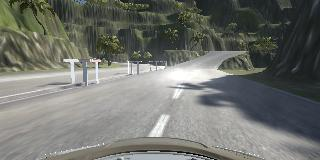
#> input picture center_2024_01_09_20_23_09_166.jpg, 320 x 160 px
$ python -i utils.py   (imports and definitions only)
#> lines starting #> are read from the running program, lines starting #| are printed output that depends on the picture
import cv2, os
import numpy as np
import matplotlib.image as mpimg
import torch
from torch.utils.data import Dataset

IMAGE_HEIGHT, IMAGE_WIDTH, IMAGE_CHANNELS = 66, 200, 3
INPUT_SHAPE = (IMAGE_HEIGHT, IMAGE_WIDTH, IMAGE_CHANNELS)


# [5 lines left out: function load_image, not called in this run]


def crop(image):
    """
    Crop the image (removing the sky at the top and the car front at the bottom)
    """
    return image[60:-25, :, :] # remove the sky and the car front
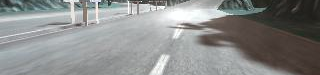
#> returned value: shape (75, 320, 3); mean of channels 0, 1, 2 138.3, 139.4, 138; drawn as B, G, R


def resize(image):
    """
    Resize the image to the input shape used by the network model
    """
    return cv2.resize(image, (IMAGE_WIDTH, IMAGE_HEIGHT), cv2.INTER_AREA)
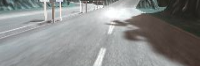
#> returned value: shape (66, 200, 3); mean of channels 0, 1, 2 138.2, 139.3, 137.9; drawn as B, G, R


def rgb2yuv(image):
    """
    Convert the image from RGB to YUV (This is what the NVIDIA model does)
    """
    return cv2.cvtColor(image, cv2.COLOR_RGB2YUV)
#> returned value: shape (66, 200, 3); mean of channels 0, 1, 2 138.9, 127.6, 127.5


def preprocess(image):
    """
    Combine all preprocess functions into one
    """
    image = crop(image)
    image = resize(image)
    image = rgb2yuv(image)
    return image


# [242 lines left out: functions choose_image, random_flip, random_translate, random_shadow, random_brightness, augment and 5 more, not called in this run]

class CustomDataset(Dataset):


    # [9 lines left out: function __init__, not called in this run]

    def __len__(self):
        return len(self.targets)

    # [34 lines left out: functions __getitem__, preprocess_pytorch_speed_throttle, not called in this run]

>>> import cv2
>>> picture = cv2.cvtColor(cv2.imread('center_2024_01_09_20_23_09_166.jpg'), cv2.COLOR_BGR2RGB)
>>> result = preprocess(picture)
